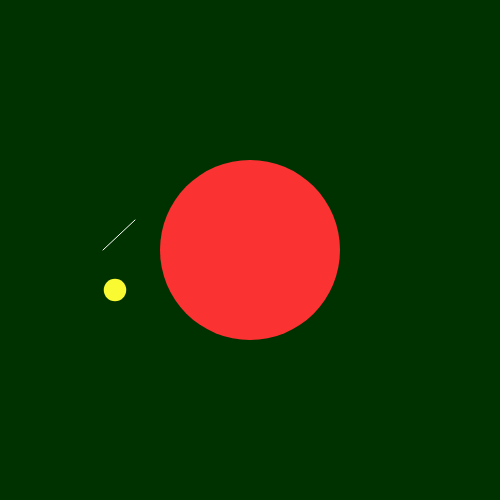
Frame 1 (no input)
Frame 60 (no input): identical to frame 1, image omitted
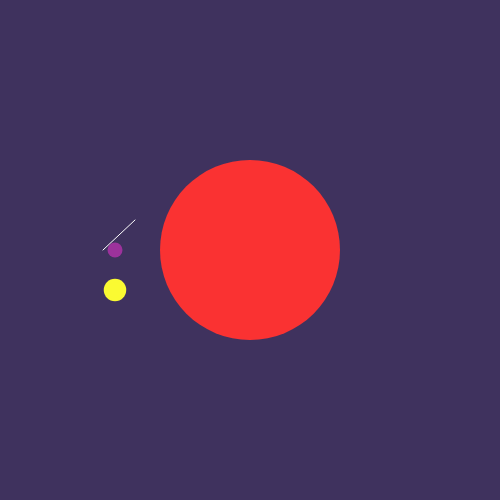
Frame 120 (the mouse pressed at the canvas centre since frame 60)

The p5.js sketch that drew these frames (run headless with seeded random() and noise() and a simulated clock; from frame 60 on, the mouse is pressed at the canvas centre):

// p5.js sketch
// ── sketch.js

var circleX=0;
var circley=201;
var circleSize=180;
var trans=255;
var r=0;
var b=0;
var circleySpeed=1
var time=0;


function setup(){
  createCanvas(500,500);


}

function draw(){
  background(r,50,b);
  r= map(mouseX,0,400,0,250);
  b= map(mouseY,0,400,0,250);




// random


  //line
  stroke(255);
  line(135,220,103,250);

  //big circle
  noStroke();
  fill(250,50,50,trans);
  if(mouseX>250&&mouseX<500){
      trans=trans-5;
      circleSize=circleSize+1;
    }else if(mouseX<250&&mouseX>0){
      trans=trans+5;
      circleSize=circleSize-1;
    }
    ellipse(250,250,circleSize,circleSize,trans);
    fill(250,250,50,trans);
    ellipse(115,290,circleSize/8,circleSize/8,trans);




    //small circle

    fill(250,250,50,trans);
    ellipse(115,290,15,15);

    fill(r,50,b);
    r= map(mouseX,0,400,0,100);
    b= map(mouseY,0,400,0,150);
    ellipse(115,mouseX,15,15);
    circley=circley+circleySpeed;
    if(circley>0&&circley<290){
      circleySpeed=circley*-1;
    }

    //for(circley;circley>200;circley=circley+1){
      //fill(250,250,50,trans);
      //ellipse(115,circley,15,15);



  }
